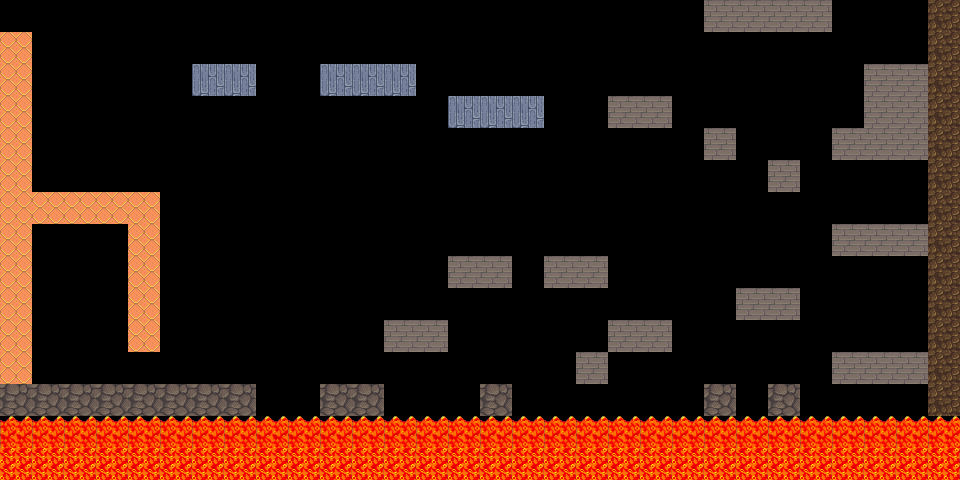

The image is a tile-based game level rendered from a .tmx file. Its description and complete source (layers, tilesets, objects, tile grids) follow:
An orthogonal 30x15 tile map with 32x32 px tiles, 1 tile layer (Capa de patrones 1), 3 tilesets.

<map version="1.10" tiledversion="1.12.2" orientation="orthogonal" renderorder="right-down" width="30" height="15" tilewidth="32" tileheight="32" infinite="0" nextlayerid="2" nextobjectid="1">
 <tileset firstgid="1" source="recursosGenerales.tsx" />
 <tileset firstgid="97" source="lava2.tsx" />
 <tileset firstgid="98" source="lava1.tsx" />
 <layer id="1" name="Capa de patrones 1" width="30" height="15">
  <data encoding="csv">
0,0,0,0,0,0,0,0,0,0,0,0,0,0,0,0,0,0,0,0,0,0,11,11,11,11,0,0,0,94,
43,0,0,0,0,0,0,0,0,0,0,0,0,0,0,0,0,0,0,0,0,0,0,0,0,0,0,0,0,94,
43,0,0,0,0,0,3,3,0,0,3,3,3,0,0,0,0,0,0,0,0,0,0,0,0,0,0,11,11,94,
43,0,0,0,0,0,0,0,0,0,0,0,0,0,3,3,3,0,0,11,11,0,0,0,0,0,0,11,11,94,
43,0,0,0,0,0,0,0,0,0,0,0,0,0,0,0,0,0,0,0,0,0,11,0,0,0,11,11,11,94,
43,0,0,0,0,0,0,0,0,0,0,0,0,0,0,0,0,0,0,0,0,0,0,0,11,0,0,0,0,94,
43,43,43,43,43,0,0,0,0,0,0,0,0,0,0,0,0,0,0,0,0,0,0,0,0,0,0,0,0,94,
43,0,0,0,43,0,0,0,0,0,0,0,0,0,0,0,0,0,0,0,0,0,0,0,0,0,11,11,11,94,
43,0,0,0,43,0,0,0,0,0,0,0,0,0,11,11,0,11,11,0,0,0,0,0,0,0,0,0,0,94,
43,0,0,0,43,0,0,0,0,0,0,0,0,0,0,0,0,0,0,0,0,0,0,11,11,0,0,0,0,94,
43,0,0,0,43,0,0,0,0,0,0,0,11,11,0,0,0,0,0,11,11,0,0,0,0,0,0,0,0,94,
43,0,0,0,0,0,0,0,0,0,0,0,0,0,0,0,0,0,11,0,0,0,0,0,0,0,11,11,11,94,
52,52,52,52,52,52,52,52,0,0,52,52,0,0,0,52,0,0,0,0,0,0,52,0,52,0,0,0,0,94,
98,98,98,98,98,98,98,98,98,98,98,98,98,98,98,98,98,98,98,98,98,98,98,98,98,98,98,98,98,98,
97,97,97,97,97,97,97,97,97,97,97,97,97,97,97,97,97,97,97,97,97,97,97,97,97,97,97,97,97,97
</data>
 </layer>
</map>
